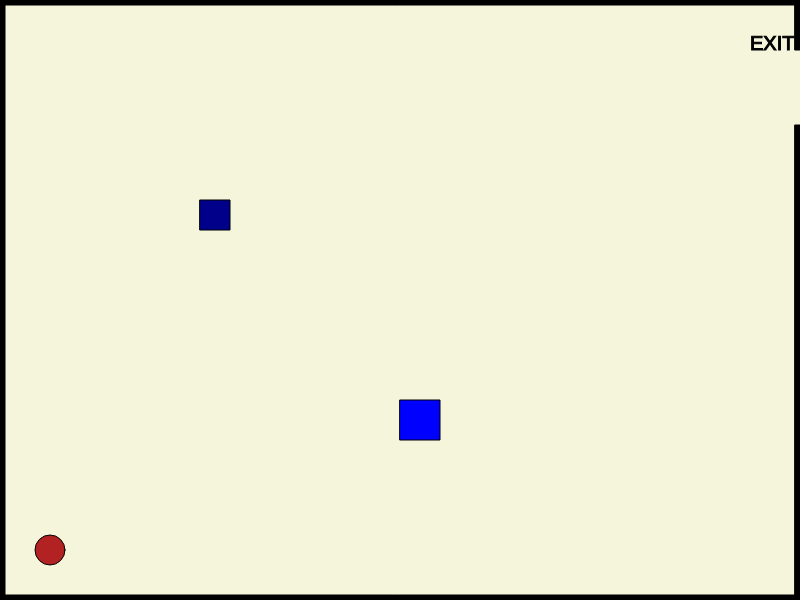
Frame 1 (no input)
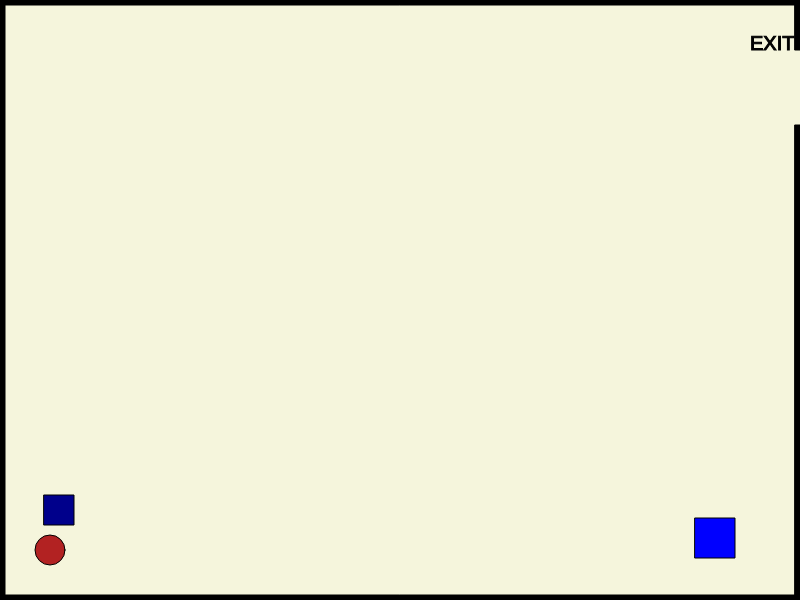
Frame 60 (no input)
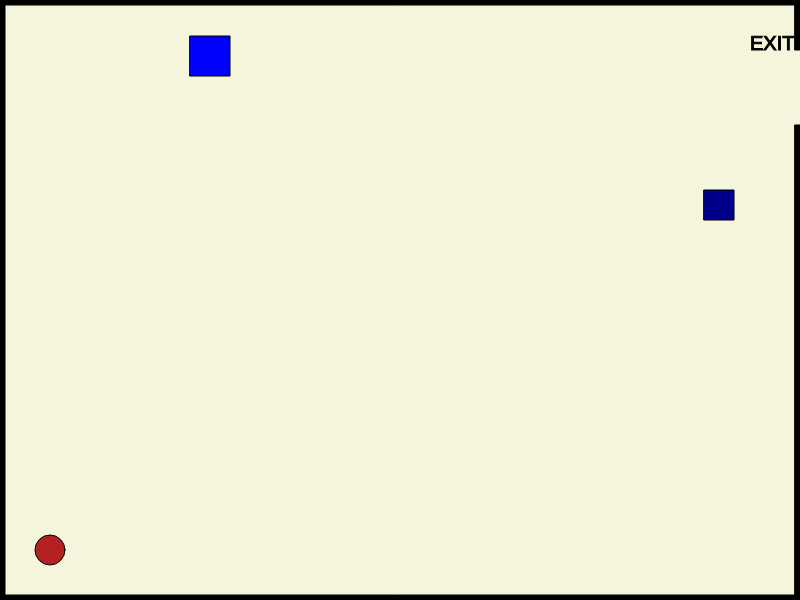
Frame 120 (the mouse pressed at the canvas centre since frame 60)

The p5.js sketch that drew these frames (run headless with seeded random() and noise() and a simulated clock; from frame 60 on, the mouse is pressed at the canvas centre):

// p5.js sketch
// ── sketch.js
// Character position variable
var charX = 50;
var charY = 550;

// Key Variables
var w = 87;
var a = 65;
var s = 83;
var d = 68;

// Mouse Variable
var mouseXShape;
var mouseYShape;

// Enemy shape 1
var shape1X = 200;
var shape1Y = 200;
var shapeXSpeed;
var shapeYSpeed;

// Enemy shape 2
var shape2X = 400;
var shape2Y = 400;


function setup() {
  createCanvas(800, 600);
  speedControl();
  
}

  //Speed
function speedControl(){
  shape1XSpeed = Math.floor(Math.random() * (Math.floor(Math.random() * 5)) + 8);
  shape1YSpeed = Math.floor(Math.random() * (Math.floor(Math.random() * 5)) + 5);
  
  shape2XSpeed = Math.floor(Math.random() * (Math.floor(Math.random() * 3)) + 5);
  shape2YSpeed = Math.floor(Math.random() * (Math.floor(Math.random() * 3)) + 2);  
}

   // Controls
function characterMovement(){
    if(keyIsDown(w))
    {
        charY -= 5;   
    }
    if(keyIsDown(s))
    {
        charY += 5;   
    }
    if(keyIsDown(a))
    {
        charX -= 5;   
    }
    if(keyIsDown(d))
    {
        charX += 5;   
    }
    }

//Mouse Enemy 
function mouseClicked(){
  mouseXShape = mouseX;
  mouseYShape = mouseY;
}

//Outline/Border
function createOutline(){
  // Top Line
  rect(0,0,width,5);
  // Left Line
  rect(0,0,5,height);
  // Bottom Line
  rect(0,height-5,width, 5 );
  // Right Line Exit
  rect(width-5,0,50);
  rect(width-5,125,height);

}

//Character/Sprite
function createCharacter(){
    // Sprite
  fill('firebrick');
  circle(charX,charY,30);
}

//exit
function exit(){
  //Exit
  fill(0);
  textSize(20);
  text("EXIT", width-50,height-550);
}

//Enemy 1
function createEnemy1(){
  
  // Enemy 1
  fill('darkblue');
  square(shape1X,shape1Y,30);
  shape1X += shape1XSpeed;
  shape1Y += shape1YSpeed;
}

//Enemy Movement 1
function enemyMovement1(){
  
  // Enemy Movement
    if(shape1X > width)
    {
        shape1X = 0;
    }
    if(shape1X < 0)
    {
        shape1X = width;
    }
    if(shape1Y > height)
    {
        shape1Y = 0;
    }
    if(shape1Y < 0)
    {
        shape1Y = height;
    }
}

//Enemy 2
function createEnemy2(){
    
    // Enemy 2
  fill('blue');
  square(shape2X,shape2Y,40);
  shape2X += shape2XSpeed;
  shape2Y += shape2YSpeed;
}

//Enemy Movement 2
function enemyMovement2(){
  
  // Enemy Movement
    if(shape2X > width)
    {
        shape2X = 0;
    }
    if(shape2X < 0)
    {
        shape2X = width;
    }
    if(shape2Y > height)
    {
        shape2Y = 0;
    }
    if(shape2Y < 0)
    {
        shape2Y = height;
    }
}

//Exit Message
function exitMessage(){
   
  // Exit Message
      if(charX > width && charY > height-550 && charY < height-465)
    {
        fill(0);
        stroke(5);
        textSize(26);
        text("Congratulations! You Did It!!", width/2-150, height/2-50);
    
    }
}

//Mouse Enemy
function mouseEnemy(){
    
  //Enemy 3 (Mouse Enemy)
  fill('darkgreen');
  square(mouseXShape, mouseYShape, 40);
}

function draw() {
  
  fill(0);
  stroke(0);
  background('beige');
  characterMovement();
  createOutline();
  createCharacter();
  exit();
  createEnemy1();
  enemyMovement1();
  createEnemy2();
  enemyMovement2();
  exitMessage();
  mouseEnemy();
}
